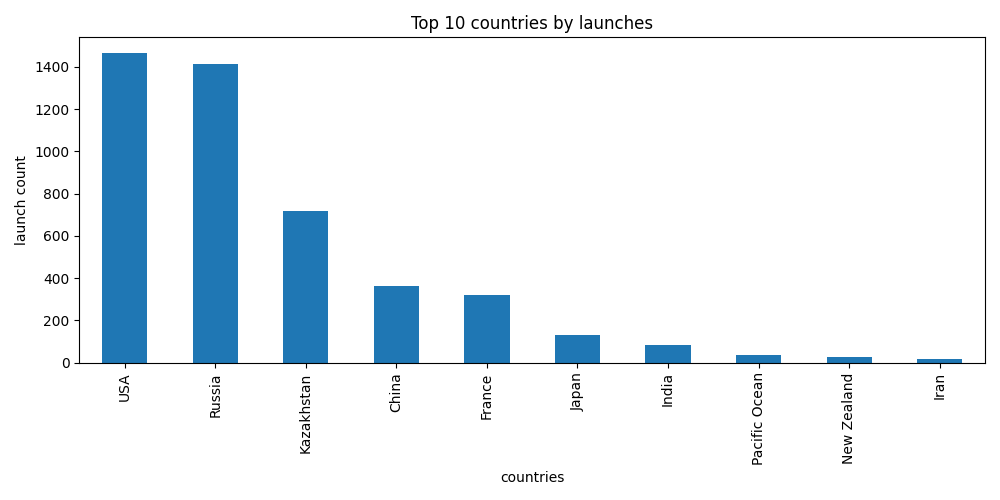

Source code (Python):
import pandas as pd
import matplotlib.pyplot as plt

df = pd.read_csv("data/cleaned_space_missions.csv")

df["Country"] = (
    df["Location"]
    .str.split(",")
    .str[-1]
    .str.strip()
)
Top_Countries = (
    df["Country"]
    .value_counts()
    .head(10)
)

plt.figure(figsize=(10,5))

Top_Countries.plot(kind='bar')

plt.title("Top 10 countries by launches")
plt.xlabel("countries")
plt.ylabel("launch count")

plt.tight_layout()

plt.savefig("images/country_analysis.png")

plt.show()
